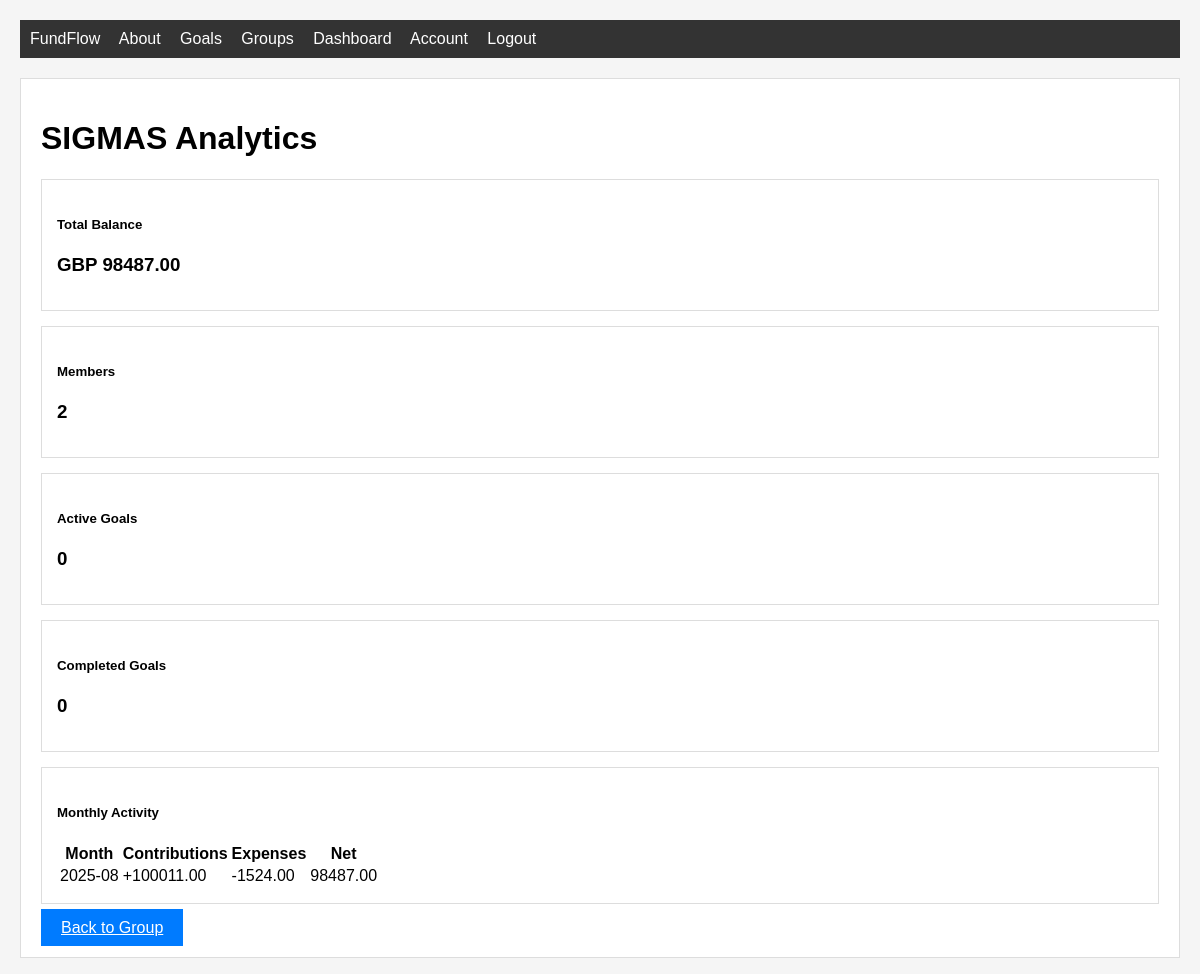
The app's page /groups/1/analytics (signed in), older data.
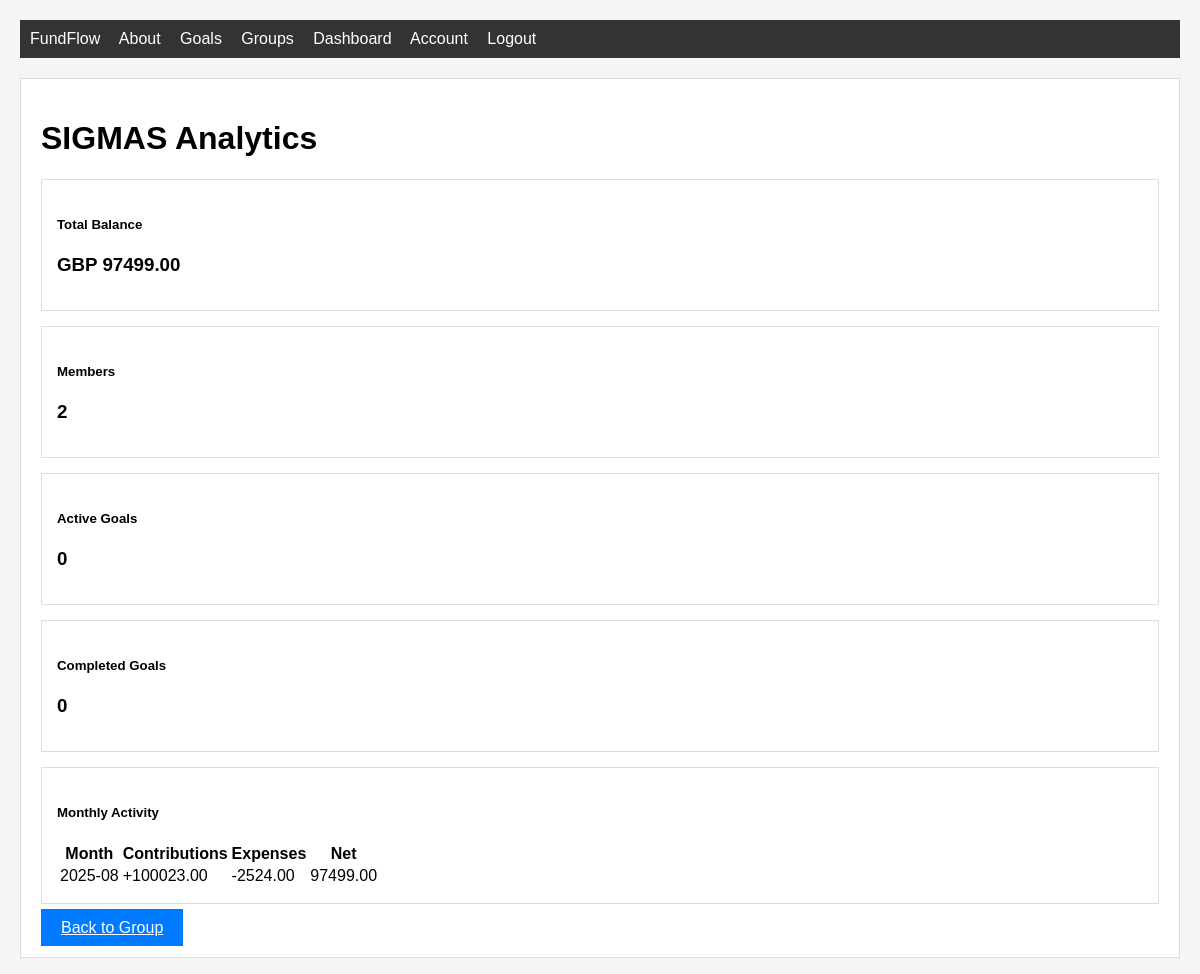
The same page, newer data.
### home/db_models.py (models this page shows, shortened)
class Group(db.Model):
    id = db.Column(db.Integer, primary_key=True)
    name = db.Column(db.String(100), nullable=False)
    description = db.Column(db.Text, nullable=True)
    created_at = db.Column(db.DateTime, nullable=False, default=datetime.utcnow)
    currency = db.Column(db.String(10), nullable=False, default='USD')
    is_active = db.Column(db.Boolean, nullable=False, default=True)
    is_open = db.Column(db.Boolean, nullable=False, default=True)
    balance = db.Column(db.Float, nullable=False, default=0.0)  # Add this field
    members = db.relationship('GroupMember', backref='group', lazy=True, cascade='all, delete-orphan')
    goals = db.relationship('GroupGoal', backref='group', lazy=True, cascade='all, delete-orphan')
    transactions = db.relationship('GroupTransaction', backref='group', lazy=True, cascade='all, delete-orphan')
    join_requests = db.relationship('GroupJoinRequest', backref='group', lazy=True, cascade='all, delete-orphan')
    @property
    def total_balance(self):
        return self.balance

### home/routes.py (the view)
@app.route("/groups/<int:group_id>/analytics")
@login_required
def group_analytics(group_id):
    group = Group.query.get_or_404(group_id)
    member = GroupMember.query.filter_by(
        group_id=group_id,
        user_id=current_user.id
    ).first()
    if not member or not member.is_active:
        abort(403)
    total_balance = group.total_balance
    total_members = len([m for m in group.members if m.is_active])
    total_goals = len(group.goals)
    active_goals = len([g for g in group.goals if g.status == 'active'])
    completed_goals = len([g for g in group.goals if g.status == 'completed'])
    recent_transactions = GroupTransaction.query.filter_by(
        group_id=group_id,
        status='approved'
    ).order_by(GroupTransaction.occurred_at.desc()).limit(30).all()
    monthly_data = {}
    for tx in recent_transactions:
        month = tx.occurred_at.strftime('%Y-%m')
        if month not in monthly_data:
            monthly_data[month] = {'contributions': 0, 'expenses': 0}
        if tx.amount > 0:
            monthly_data[month]['contributions'] += tx.amount
        else:
            monthly_data[month]['expenses'] += abs(tx.amount)
    return render_template("group_analytics.html", title=f"{group.name} Analytics",
                         group=group, member=member, total_balance=total_balance,
                         total_members=total_members, total_goals=total_goals,
                         active_goals=active_goals, completed_goals=completed_goals,
                         monthly_data=monthly_data)

### home/db_models.py (called while the page is built)
@login_manager.user_loader
def load_user(user_id):
    return User.query.get(int(user_id))

### home/templates/group_analytics.html (shortened to what this page needs)
{% extends "layout.html" %}
{% block content %}
<div class="content-section">
    <h1 class="mb-4">{{ group.name }} Analytics</h1>
    <div class="row mb-4">
        <div class="col-md-3">
            <div class="card text-center">
                <div class="card-body">
                    <h5 class="card-title">Total Balance</h5>
                    <h3 class="text-success">{{ group.currency }} {{ '%.2f'|format(total_balance) }}</h3>
                </div>
            </div>
        </div>
        <div class="col-md-3">
            <div class="card text-center">
                <div class="card-body">
                    <h5 class="card-title">Members</h5>
                    <h3 class="text-info">{{ total_members }}</h3>
                </div>
            </div>
        </div>
        <div class="col-md-3">
            <div class="card text-center">
                <div class="card-body">
                    <h5 class="card-title">Active Goals</h5>
                    <h3 class="text-warning">{{ active_goals }}</h3>
                </div>
            </div>
        </div>
        <div class="col-md-3">
            <div class="card text-center">
                <div class="card-body">
                    <h5 class="card-title">Completed Goals</h5>
                    <h3 class="text-success">{{ completed_goals }}</h3>
                </div>
            </div>
        </div>
    </div>
    {% if monthly_data %}
        <div class="card mb-4">
            <div class="card-header">
                <h5 class="mb-0">Monthly Activity</h5>
            </div>
            <div class="card-body">
                <div class="table-responsive">
                    <table class="table table-striped">
                        <thead>
                            <tr>
                                <th>Month</th>
                                <th>Contributions</th>
                                <th>Expenses</th>
                                <th>Net</th>
                            </tr>
                        </thead>
                        <tbody>
                            {% for month, data in monthly_data.items() %}
                                <tr>
                                    <td>{{ month }}</td>
                                    <td class="text-success">+{{ '%.2f'|format(data.contributions) }}</td>
                                    <td class="text-danger">-{{ '%.2f'|format(data.expenses) }}</td>
                                    <td class="{% if data.contributions - data.expenses >= 0 %}text-success{% else %}text-danger{% endif %}">
                                        {{ '%.2f'|format(data.contributions - data.expenses) }}
                                    </td>
                                </tr>
                            {% endfor %}
                        </tbody>
                    </table>
                </div>
            </div>
        </div>
    {% endif %}
    <div class="text-center">
        <a href="{{ url_for('group_detail', group_id=group.id) }}" class="btn btn-outline-primary">Back to Group</a>
    </div>
</div>
{% endblock %}

Row changes from the older to the newer data that the page shows:
changed Group "SIGMAS": balance "98487.00" → "97499.00"
Text that changed along with them:
new list line: "2025-08 + 100023.00 - 2524.00 97499.00"
list line gone: "2025-08 + 100011.00 - 1524.00 98487.00"
